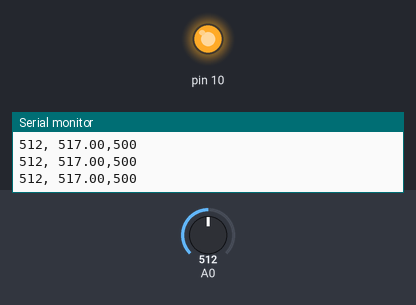
The sketch below on a simulated Arduino Uno, built with avr-gcc and run on an emulated ATmega328P. On the bench: output pins drawn as LEDs (lit = HIGH), the last lines printed to the serial monitor. The test bench sets the inputs (shaded band); at power-on: A0 = 512.

Above: at 1.2 s.
1.3 s: A0 set to 481
At 2.0 s:
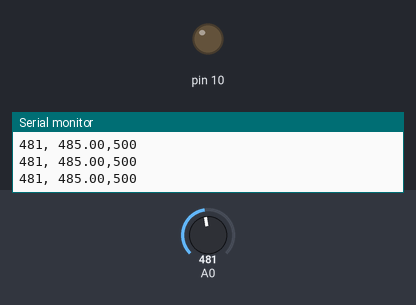
2.8 s: A0 set to 511
At 3.1 s:
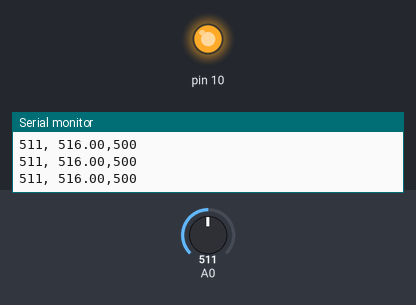
4.3 s: A0 set to 306
At 5.4 s:
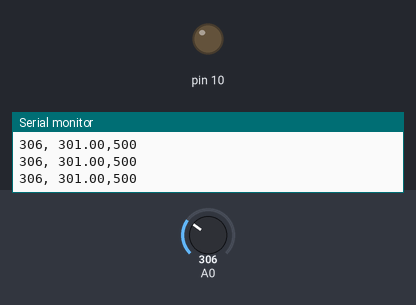
Timing chart, 0 to 7.3 s (numbered marks = the images above; inputs shaded):
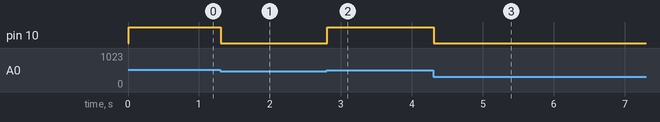

Measured:
- the behaviour switches between 496 and 495 on A0 (found by bisection; images 0 and 1)
- after the input at 1.3 s, pin 10: HIGH → LOW at once
- after the input at 2.8 s, pin 10: LOW → HIGH at once
- after the input at 4.3 s, pin 10: HIGH → LOW at once

The sketch:

yokougoku.ino
```cpp
#include "pid.h"
#include "motor.h"
#define MIN 20
#define MAX 590

Pid pid0;
Motor mot0;

float en1 = 0;
int goal = 0;
float vx = 0;

void setup() {
  pinMode(10, OUTPUT);
  mot0.init(20, 10);
  pid0.init(13, 0, 0.65);
  Serial.begin(115200);
  goal = 500;
}


//goal min=25, max=575 まで
void loop() {
  en1 = map(analogRead(A0), MIN, MAX, 0, 600);

  goal = min(max(goal, 25), 575);

  pid0.now_value(en1);
  vx = pid0.pid_out(goal);
  Serial.print(analogRead(A0));
  Serial.print(", ");
  Serial.print(en1);
  Serial.print(",");
  Serial.println(goal);

  mot0.SetSpeed((int)abs(vx), vx < 0);
  mot0.Update();

  delay(5);
}
```

motor.cpp
```cpp
#include <Arduino.h>
#include "motor.h"

Motor::Motor() {
}

void Motor::init(int pwm, int dir) {
  pwm_pin = pwm;
  dir_pin = dir;
  pinMode(dir_pin, OUTPUT);
}

void Motor::Update() {
  digitalWrite(dir_pin, rev ^ rev_param);
  analogWrite(pwm_pin, pwm);
}

void Motor::SetSpeed(int spd, int dir) {
  pwm = min(max(spd, 0), 255);
  rev = dir;
}

void Motor::SetMotor(int rev) {
  rev_param = rev;
}
```

motor.h
```cpp
#ifndef motor_h
#define motor_h
#include <Arduino.h>

class Motor
{
  public:
    Motor();
    void init(int pwm,int dir);//コンストラクタ、モータのピン設定
    void Update();//モータの出力
    void SetSpeed(int spd,int dir);//モータの速度設定
    void SetMotor(int rev);//モータの逆転設定
  private:
    int pwm_pin;//ピン設定
    int dir_pin;//ピン設定
    int pwm=0;//速度
    int rev=0;//向き
    int rev_param=0;//回転方向の基準
};

#endif
```

pid.cpp
```cpp
#include "pid.h"
#include <Arduino.h>

Pid::Pid() {
  for (int i = 0; i < 3; i++)gain[i] = 0;
  in = 0;
  pre = 0;
  dif = 0;
  last_measure = 0;
  measure_tim = 0;
}

void Pid::init(float p_gain, float i_gain, float d_gain) {
  gain[0] = p_gain;
  gain[1] = i_gain;
  gain[2] = d_gain;
}

void Pid::now_value(int measure) {
  if (measure > 32767)measure = measure - 65535;
  last_measure = measure;
  pre_measure[measure_tim % 10] = measure;
  measure_tim++;
}

int Pid::pid_out(int target) {
  pre = in;
  in = last_measure;
  dif += target - last_measure;
  return (int)(gain[0] * (target - in) + gain[1] * dif  + gain[2] * (in - pre));
}

int Pid::debug() {
  int remeasure = 0;
  for (int i = 0; i < 10; i++) {
    remeasure = remeasure + pre_measure[i];
  }
  return remeasure / 10;
}
```

pid.h
```cpp
#ifndef pid_h
#define pid_h
#include <Arduino.h>

class Pid {
  public:
    Pid();
    void init(float p_gain, float i_gain, float d_gain);
    void now_value(int measure);
    int pid_out(int target);
    int debug();
  private:
    float gain[3];
    int in, pre, dif;
    int last_measure;
    int pre_measure[10];
    int measure_tim;
};

#endif
```
